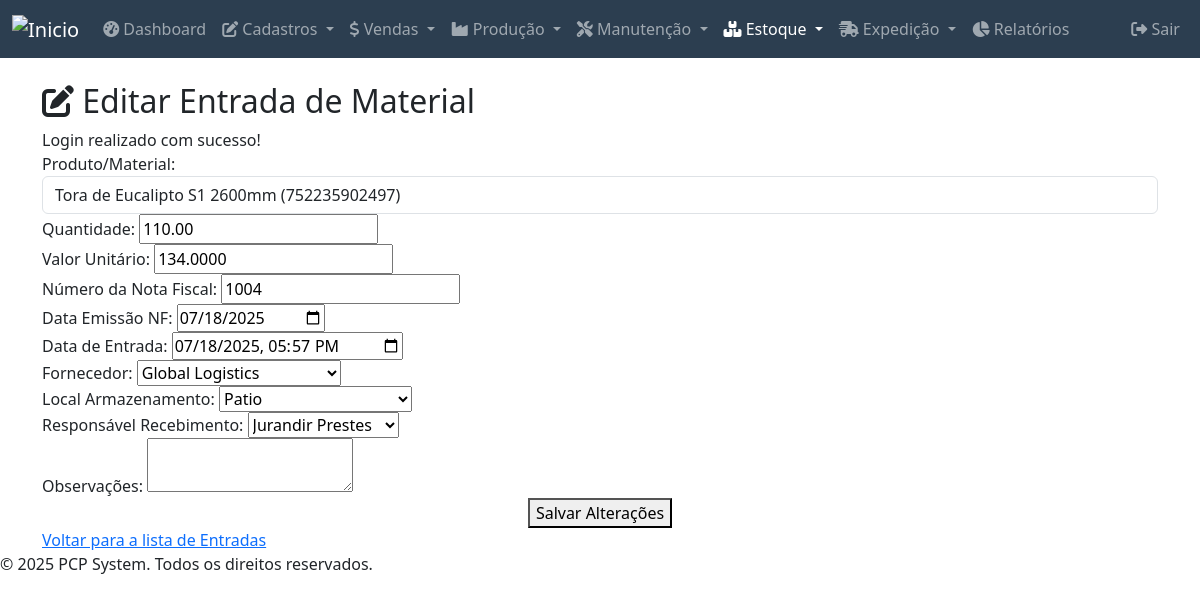
Page /modules/entradas_materiais/editar.php?id=36 (signed in) on the committed database.
### tables this page shows
CREATE TABLE `materiais_insumos_entrada` (
  `id` int(11) NOT NULL,
  `data_entrada` datetime NOT NULL DEFAULT current_timestamp(),
  `produto_id` int(11) NOT NULL,
  `quantidade` decimal(10,2) NOT NULL,
  `valor_unitario` decimal(10,4) DEFAULT NULL,
  `numero_nota_fiscal` varchar(50) NOT NULL,
  `serie_nota_fiscal` varchar(10) DEFAULT NULL,
  `data_emissao_nota` date NOT NULL,
  `fornecedor_id` int(11) DEFAULT NULL,
  `local_armazenamento` varchar(100) DEFAULT NULL,
  `observacoes` text DEFAULT NULL,
  `responsavel_recebimento_id` int(11) DEFAULT NULL,
  `deleted_at` datetime DEFAULT NULL
);

CREATE TABLE `produtos` (
  `id` int(11) NOT NULL,
  `nome` varchar(40) NOT NULL,
  `codigo` varchar(20) NOT NULL,
  `descricao` varchar(40) NOT NULL,
  `unidade_medida` varchar(10) NOT NULL,
  `estoque_minimo` decimal(10,2) DEFAULT NULL,
  `estoque_atual` decimal(10,2) DEFAULT NULL,
  `estoque_empenhado` decimal(10,2) NOT NULL DEFAULT 0.00,
  `estoque_expedicao` decimal(10,2) NOT NULL DEFAULT 0.00,
  `grupo` varchar(30) NOT NULL,
  `subgrupo` varchar(30) NOT NULL,
  `modelo` varchar(20) DEFAULT NULL,
  `acabamento` varchar(20) DEFAULT NULL,
  `familia` varchar(20) DEFAULT NULL,
  `desenho` varchar(20) DEFAULT NULL,
  `velocidade` decimal(10,2) NOT NULL,
  `perimetro_mm` decimal(10,2) DEFAULT NULL,
  `area_perfil_mm2` decimal(10,2) DEFAULT NULL,
  `codigo2` varchar(20) DEFAULT NULL,
  `unidade_medida2` varchar(5) DEFAULT NULL,
  `espessura` decimal(10,2) NOT NULL,
  `largura` decimal(10,2) NOT NULL,
  `comprimento` decimal(10,2) DEFAULT NULL,
  `altura_embalagem` int(11) DEFAULT NULL,
  `largura_embalagem` int(11) DEFAULT NULL,
  `pecas_por_embalagem` int(11) DEFAULT NULL,
  `pecas_por_fardo` int(11) DEFAULT NULL,
  `deleted_at` datetime DEFAULT NULL
);

CREATE TABLE `fornecedores_clientes_lookup` (
  `id` int(11) NOT NULL,
  `nome` varchar(100) NOT NULL,
  `tipo` enum('fornecedor','cliente','ambos') DEFAULT 'fornecedor',
  `cnpj` varchar(18) DEFAULT NULL,
  `contato` varchar(100) DEFAULT NULL,
  `email` varchar(100) DEFAULT NULL,
  `telefone` varchar(20) DEFAULT NULL,
  `endereco` text DEFAULT NULL,
  `observacoes` text DEFAULT NULL,
  `deleted_at` datetime DEFAULT NULL
);

CREATE TABLE `localizacoes_lookup` (
  `id` int(11) NOT NULL,
  `nome` varchar(100) NOT NULL,
  `descricao` text DEFAULT NULL
);

CREATE TABLE `operadores` (
  `id` int(11) NOT NULL,
  `matricula` varchar(20) NOT NULL,
  `username` varchar(50) DEFAULT NULL,
  `cargo` varchar(100) DEFAULT NULL,
  `ativo` tinyint(1) NOT NULL DEFAULT 1,
  `password_hash` varchar(255) DEFAULT NULL,
  `nome` varchar(100) NOT NULL,
  `localizacao` varchar(100) DEFAULT NULL,
  `deleted_at` datetime DEFAULT NULL
);

### public_html/modules/entradas_materiais/editar.php (the view, shortened to what this page needs)
<?php
$conn = connectDB();
$entrada_id = filter_input(INPUT_GET, 'id', FILTER_VALIDATE_INT);
require_once __DIR__ . '/../../includes/header.php';
$fornecedores = $conn->query("SELECT id, nome FROM fornecedores_clientes_lookup WHERE (tipo = 'fornecedor' OR tipo = 'ambos') AND deleted_at IS NULL ORDER BY nome")->fetch_all(MYSQLI_ASSOC);
$operadores = $conn->query("SELECT id, nome FROM operadores WHERE ativo = 1 ORDER BY nome ASC")->fetch_all(MYSQLI_ASSOC);
$localizacoes = $conn->query("SELECT nome FROM localizacoes_lookup ORDER BY nome ASC")->fetch_all(MYSQLI_ASSOC);
$sql_get = "SELECT mie.*, p.nome as produto_nome, p.codigo as produto_codigo FROM materiais_insumos_entrada mie JOIN produtos p ON mie.produto_id = p.id WHERE mie.id = ?";
$entrada = $conn->execute_query($sql_get, [$entrada_id])->fetch_assoc();
?>
<div class="container mt-4">
    <h2><i class="fas fa-edit"></i> Editar Entrada de Material</h2>
    <?php if (isset($_SESSION['message'])): ?>
        <div class="message <?php echo htmlspecialchars($_SESSION['message_type']); ?>"><?php echo $_SESSION['message']; ?></div>
    <?php endif; ?>
    <form action="editar.php?id=<?php echo $entrada_id; ?>" method="POST">
        <div class="form-group full-width">
            <label for="produto_search">Produto/Material:</label>
            <input type="text" id="produto_search" class="form-control" value="<?php echo htmlspecialchars($entrada['produto_nome'] . ' (' . $entrada['produto_codigo'] . ')'); ?>" readonly>
        </div>
        <div class="form-group">
            <label for="quantidade">Quantidade:</label>
            <input type="number" id="quantidade" name="quantidade" value="<?php echo htmlspecialchars($entrada['quantidade']); ?>" step="0.01" required>
        </div>
        <div class="form-group">
            <label for="valor_unitario">Valor Unitário:</label>
            <input type="number" id="valor_unitario" name="valor_unitario" value="<?php echo htmlspecialchars($entrada['valor_unitario']); ?>" step="0.0001">
        </div>
        <div class="form-group">
            <label for="numero_nota_fiscal">Número da Nota Fiscal:</label>
            <input type="text" id="numero_nota_fiscal" name="numero_nota_fiscal" value="<?php echo htmlspecialchars($entrada['numero_nota_fiscal']); ?>" required>
        </div>
        <div class="form-group">
            <label for="data_emissao_nota">Data Emissão NF:</label>
            <input type="date" id="data_emissao_nota" name="data_emissao_nota" value="<?php echo htmlspecialchars($entrada['data_emissao_nota']); ?>" required>
        </div>
        <div class="form-group">
            <label for="data_entrada">Data de Entrada:</label>
            <input type="datetime-local" id="data_entrada" name="data_entrada" value="<?php echo date('Y-m-d\TH:i', strtotime($entrada['data_entrada'])); ?>" required>
        </div>
        <div class="form-group">
            <label for="fornecedor_id">Fornecedor:</label>
            <select id="fornecedor_id" name="fornecedor_id">
                <?php foreach($fornecedores as $fornecedor): ?>
                    <option value="<?php echo $fornecedor['id']; ?>" <?php echo ($entrada['fornecedor_id'] == $fornecedor['id']) ? 'selected' : ''; ?>><?php echo htmlspecialchars($fornecedor['nome']); ?></option>
                <?php endforeach; ?>
            </select>
        </div>
        <div class="form-group">
            <label for="local_armazenamento">Local Armazenamento:</label>
            <select id="local_armazenamento" name="local_armazenamento">
                <?php foreach($localizacoes as $local): ?>
                    <option value="<?php echo htmlspecialchars($local['nome']); ?>" <?php echo ($entrada['local_armazenamento'] == $local['nome']) ? 'selected' : ''; ?>><?php echo htmlspecialchars($local['nome']); ?></option>
                <?php endforeach; ?>
            </select>
        </div>
        <div class="form-group">
            <label for="responsavel_recebimento_id">Responsável Recebimento:</label>
            <select id="responsavel_recebimento_id" name="responsavel_recebimento_id">
                <?php foreach($operadores as $operador): ?>
                    <option value="<?php echo $operador['id']; ?>" <?php echo ($entrada['responsavel_recebimento_id'] == $operador['id']) ? 'selected' : ''; ?>><?php echo htmlspecialchars($operador['nome']); ?></option>
                <?php endforeach; ?>
            </select>
        </div>
        <div class="form-group full-width">
            <label for="observacoes">Observações:</label>
            <textarea id="observacoes" name="observacoes"><?php echo htmlspecialchars($entrada['observacoes']); ?></textarea>
        </div>
        <div class="full-width" style="text-align: center;">
            <button type="submit" class="button submit">Salvar Alterações</button>
        </div>
    </form>
    <a href="index.php" class="back-link">Voltar para a lista de Entradas</a>
</div>
<?php
require_once __DIR__ . '/../../includes/footer.php';
?>

### rows in the picture
materiais_insumos_entrada: produto.codigo "Tora de Eucalipto S1 2600mm (752235902497)", quantidade "110.00", valor_unitario "134.0000", numero_nota_fiscal "1004", data_emissao_nota "07/18/2025", data_entrada "07/18/2025 17:57", fornecedor_id "Global Logistics", local_armazenamento "Patio", responsavel_recebimento_id "Jurandir Prestes"

### other values in the picture
$_SESSION['message'] "Login realizado com sucesso!"
